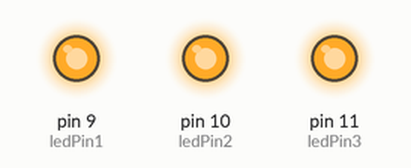
This sketch was run on a simulated Arduino Uno, built with avr-gcc and run on an emulated ATmega328P. On the bench: output pins drawn as LEDs (lit = HIGH). Random numbers use the default seed unless the sketch sets one.

Above: at 1.9 s.
At 8.27 s:
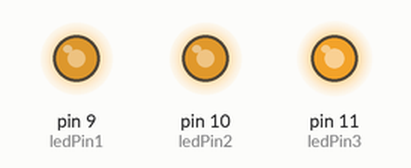
At 12.46 s:
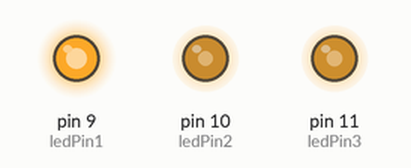
At 20.52 s:
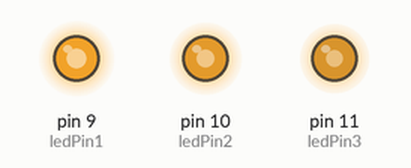
At 28.79 s:
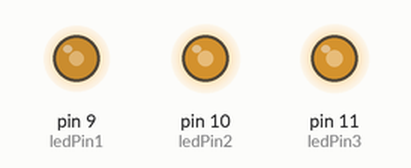
At 38.89 s:
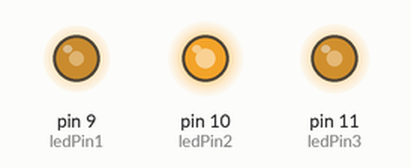
Timing chart, 0 to 40.0 s (numbered marks = the images above):
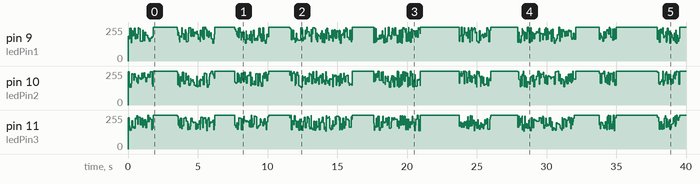

The sketch:

Intermittent_Fire_simulator.ino
```cpp
/* LED Fire Effect
   Uses two amber and one red LED to simulate fire
   From the instructables.com web site

   Included a WHILE loop, so that the effect turns on and off.
*/

int ledPin1 =  9;
int ledPin2 = 10;
int ledPin3 = 11;
int OnTime;
int OffTime;
int i;

void setup()
{
pinMode(ledPin1, OUTPUT);
pinMode(ledPin2, OUTPUT);
pinMode(ledPin3, OUTPUT);
}

void loop()
{
OnTime = random( 1000, 5000 );
while( OnTime > 0 )
  {
  analogWrite(ledPin1, random(120)+135);
  analogWrite(ledPin2, random(120)+135);
  analogWrite(ledPin3, random(120)+135);
  i = random(1, 100);
  delay( i );
  OnTime = OnTime - i;
  }

  // off time, ensure the LEDs are turned off
  analogWrite(ledPin1, 255 );
  analogWrite(ledPin2, 255 );
  analogWrite(ledPin3, 255 );
  OffTime = random ( 1000, 3000 );
  delay ( OffTime );
}
```
